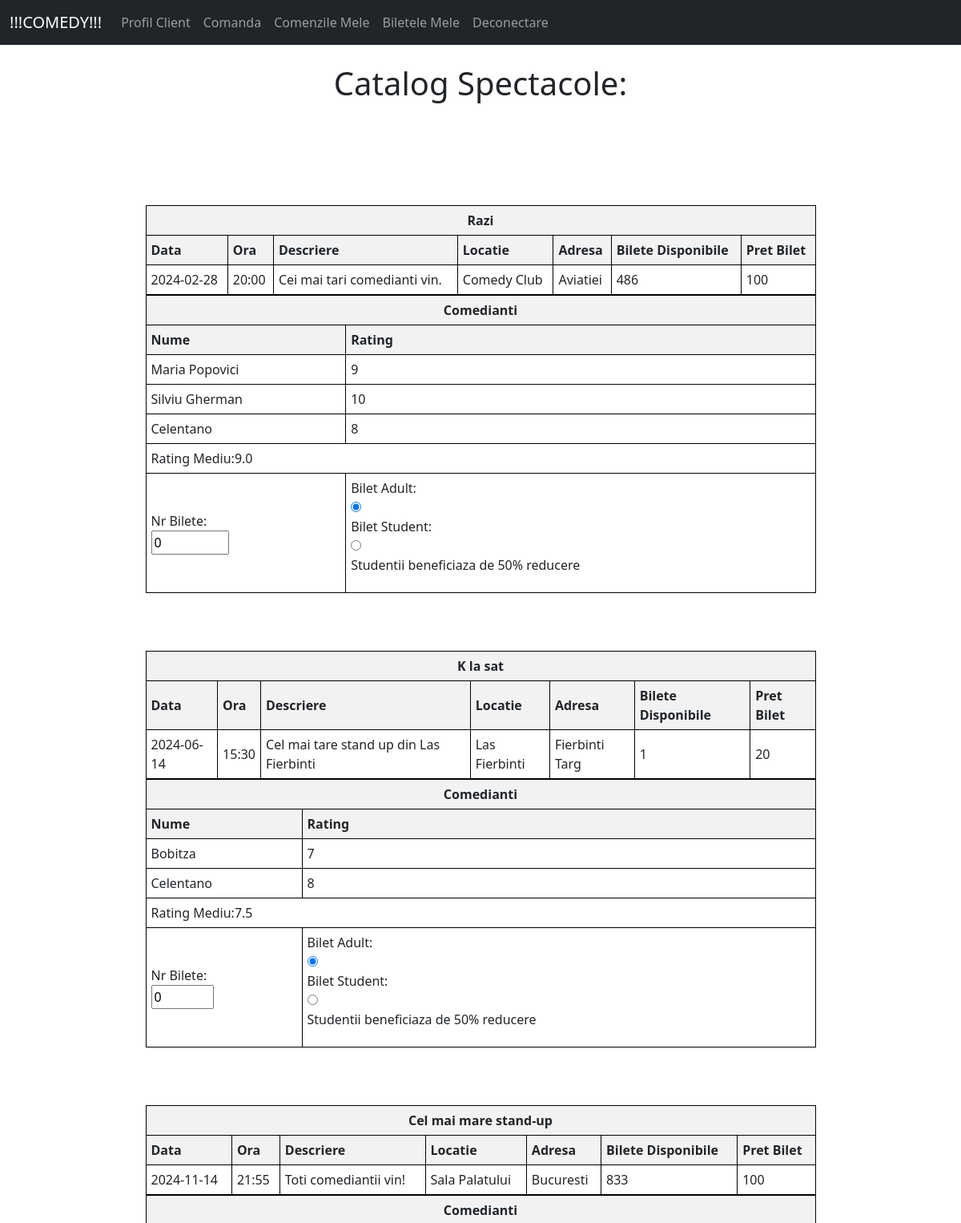
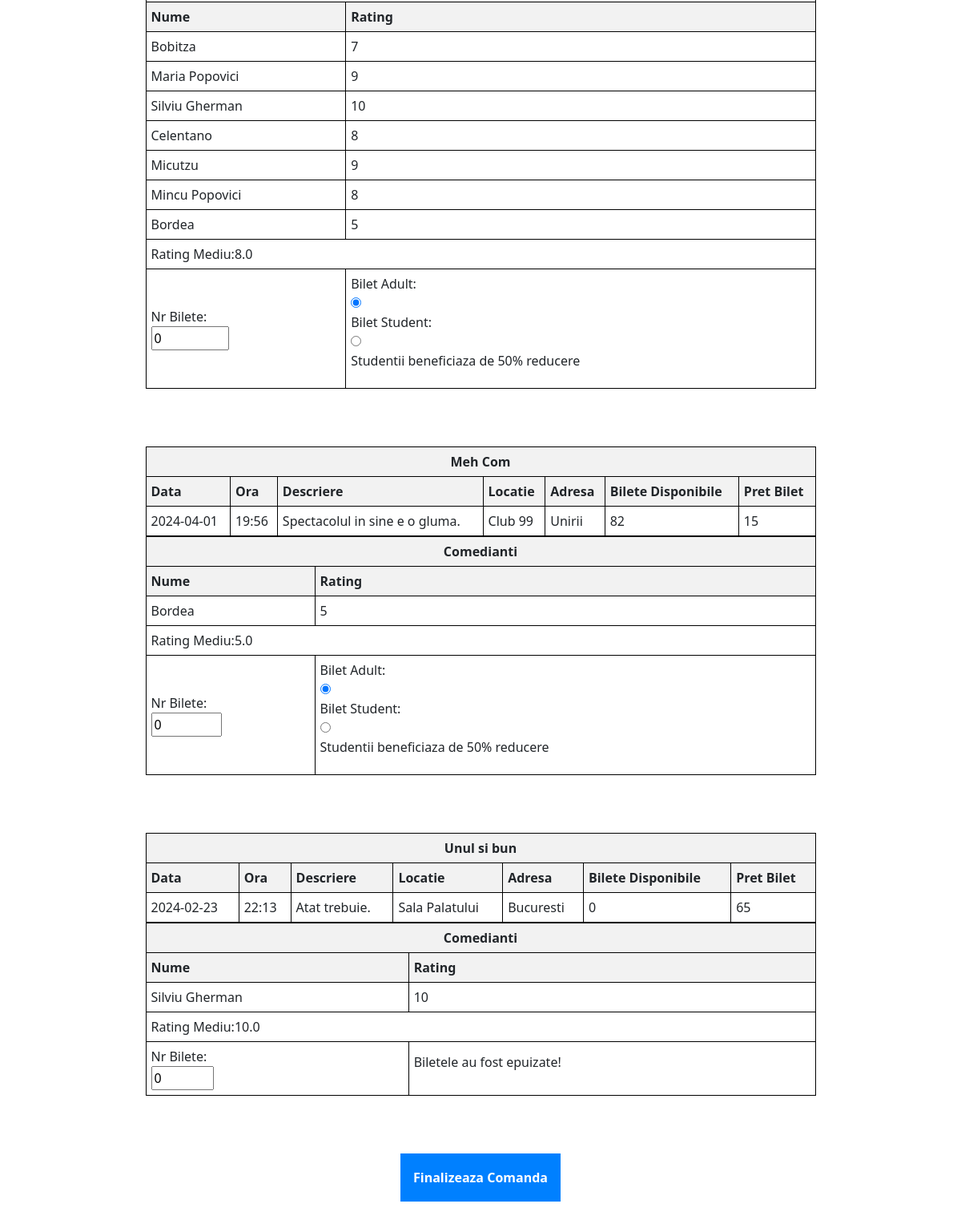
The app's page /comanda (signed in) with its own data (2 pictures, top to bottom).
### tables this page shows
CREATE TABLE Spectacol(
            ID_spectacol INTEGER PRIMARY KEY AUTOINCREMENT,
            nume_spectacol VARCHAR(70),
            data DATE,
            ora TIME,
            descriere_spectacol VARCHAR(70),
            ID_locatie INTEGER,
            bilete_max INTEGER,
            pret_bilet INTEGER,
            FOREIGN KEY (ID_locatie) REFERENCES Locatie(ID_locatie) ON DELETE CASCADE
        );

CREATE TABLE Locatie(
            ID_locatie INTEGER PRIMARY KEY AUTOINCREMENT,
            nume_locatie VARCHAR(70),
            adresa VARCHAR(100),
            capacitate INTEGER,
            detalii VARCHAR(150)
         );

CREATE TABLE Comediant(
            ID_comediant INTEGER PRIMARY KEY AUTOINCREMENT,
            nume VARCHAR(40),
            telefon VARCHAR(15),
            mail VARCHAR(50),
            
            descriere_comediant VARCHAR(150),
            rating INT
          );

### app.py (the view, shortened to what this page needs)
@app.route('/comanda', methods=['GET', 'POST'])
def client_comanda():
    if (session["logat"] != 1):
        return redirect('/')
    conn = sqlite3.connect('database.db')
    cursor = conn.cursor()
    c="""
        SELECT s.ID_spectacol,s.nume_spectacol,s.data,s.ora,s.descriere_spectacol,s.bilete_max,s.pret_bilet,l.nume_locatie,l.adresa
        FROM Spectacol s INNER JOIN Locatie l ON s.ID_locatie = l.ID_locatie
"""
    cursor.execute(c)
    lista_spectacole=[]
    spectacole=cursor.fetchall()
    for spec in spectacole:
        c="""
        SELECT c.nume, c.rating
        FROM Comediant c INNER JOIN SpectacolComediant sc ON c.ID_comediant = sc.ID_comediant
        WHERE sc.ID_spectacol = {}
""".format(spec[0])
        cursor.execute(c)
        comedianti=cursor.fetchall()
        c="""
        SELECT AVG (c.rating)
        FROM Comediant c INNER JOIN SpectacolComediant sc ON c.ID_comediant = sc.ID_comediant
        WHERE sc.ID_spectacol = {}
""".format(spec[0])
        cursor.execute(c)
        med=round(cursor.fetchall()[0][0], 2)
        c="""
        SELECT COUNT(*)
        FROM Bilete b INNER JOIN Spectacol s ON b.ID_spectacol = s.ID_spectacol
        WHERE s.ID_spectacol = {}
""".format(spec[0])
        cursor.execute(c)
        bilete_luate=cursor.fetchall()[0][0]
        bilete_disponibile=spec[5]-bilete_luate
        lista_spectacole.append((spec,comedianti,med,bilete_disponibile))
    cos_cumparaturi=[]
    return render_template("comanda_spectacole.html",lista_spectacole=lista_spectacole)

### templates/comanda_spectacole.html (shortened to what this page needs)
{% extends 'base_client.html' %}
{% block content %}
<center>
    <div class= "container">
<h1>Catalog Spectacole:</h1>
    </div>
    <br>
    <br>
</center>
<br><br><br>
<center>
    <form method = "POST" action="#">
{% for spectacol in lista_spectacole %}
<table>
    <thead>
        <tr>
            <th colspan="7" class="center-heading">
                <div>
                    {{ spectacol[0][1] }}
                </div>
            </th>
        </tr>
    </thead>
    <thead>
        <tr>
            <th>Data</th>
            <th>Ora</th>
            <th>Descriere</th>
            <th>Locatie</th>
            <th>Adresa</th>
            <th>Bilete Disponibile</th>
            <th>Pret Bilet</th>
        </tr>
    </thead>
    <tbody>
        <tr>
              <td>{{ spectacol[0][2] }}</td>
              <td>{{ spectacol[0][3] }}</td>
              <td>{{ spectacol[0][4] }}</td>
              <td>{{ spectacol[0][7] }}</td>
              <td>{{ spectacol[0][8] }}</td>
              <td>{{ spectacol[3] }}</td>
              <td>{{ spectacol[0][6] }}</td>
        </tr>
    </tbody>
</table>
<table>
    <thead>
        <tr>
            <th colspan="2" class="center-heading">
                Comedianti
            </th>
        </tr>
    </thead>
    <thead>
        <tr>
            <th>Nume</th>
            <th>Rating</th>
        </tr>
    </thead>
    <tbody>
        {% for com in spectacol[1] %}
            <tr>
              <td>{{ com[0] }}</td>
              <td>{{ com[1] }}</td>
            </tr>
            {% endfor %}
            <tr >
                <td colspan="2">
                    Rating Mediu:{{ spectacol[2] }}
                </td>
            </tr>
        <tr >
            <td >
                <label for = "nr_bilete">Nr Bilete:</label><br>
                <input type = "number" value="0" min="0" max="{{ spectacol[3] }}" name="nr_bilete_{{ spectacol[0][0] }}" ><br>
            </td>
            <td >
                {% if spectacol[3] > 0 %}
                <label for = "nr_bilete">Bilet Adult:</label><br>
                <input type = "radio" checked="checked" value="adult"  name="tip_bilet_{{ spectacol[0][0] }}" ><br>
                <label for = "nr_bilete">Bilet Student:</label><br>
                <input type = "radio" value="student"  name="tip_bilet_{{ spectacol[0][0] }}" ><br>
                <p>Studentii beneficiaza de 50% reducere</p>
                {% else %}
                <p>Biletele au fost epuizate!</p>
                {% endif %}
            </td>
        </tr>
    </tbody>
</table>
<br>
    <br>
    <br>
{% endfor %}
<button type="submit"><b>Finalizeaza Comanda</b></button><br>
</form>
</center>
    <br>
    <br>
    <br>
{% endblock %}

### templates/comanda_spectacole.html (style rules this page uses)
button { width: 200px; height: 60px; background-color: rgb(0, 128, 255); color: #ffffff; border: none; text-align: center; text-decoration: none; display: inline-block; font-size: 16px; transition: background-color 0.3s; }
table { border-collapse: collapse; width: 75%; }
th, td { border: 1px solid black; padding: 6px; text-align: left; }
th { background-color: #f2f2f2; }
.center-heading { text-align: center; }

### records on screen
Spectacol: nume_spectacol "Razi", data "2024-02-28", ora "20:00", descriere_spectacol "Cei mai tari comedianti vin.", nume_locatie "Comedy Club", adresa "Aviatiei", spectacol "486", pret_bilet "100", spectacol "9.0"
Comediant: nume "Maria Popovici", rating "9"
Comediant: nume "Silviu Gherman", rating "10"
Comediant: nume "Celentano", rating "8"
Spectacol: nume_spectacol "K la sat", data "2024-06-14", ora "15:30", descriere_spectacol "Cel mai tare stand up din Las Fierbinti", nume_locatie "Las Fierbinti", adresa "Fierbinti Targ", spectacol "1", pret_bilet "20", spectacol "7.5"
Comediant: nume "Bobitza", rating "7"
Spectacol: nume_spectacol "Cel mai mare stand-up", data "2024-11-14", ora "21:55", descriere_spectacol "Toti comediantii vin!", nume_locatie "Sala Palatului", adresa "Bucuresti", spectacol "833", pret_bilet "100", spectacol "8.0"
Comediant: nume "Micutzu", rating "9"
Comediant: nume "Mincu Popovici", rating "8"
Comediant: nume "Bordea", rating "5"
Spectacol: nume_spectacol "Meh Com", data "2024-04-01", ora "19:56", descriere_spectacol "Spectacolul in sine e o gluma.", nume_locatie "Club 99", adresa "Unirii", spectacol "82", pret_bilet "15", spectacol "5.0"
Spectacol: nume_spectacol "Unul si bun", data "2024-02-23", ora "22:13", descriere_spectacol "Atat trebuie.", nume_locatie "Sala Palatului", adresa "Bucuresti", spectacol "0", pret_bilet "65", spectacol "10.0", shows "Biletele au fost epuizate!"
